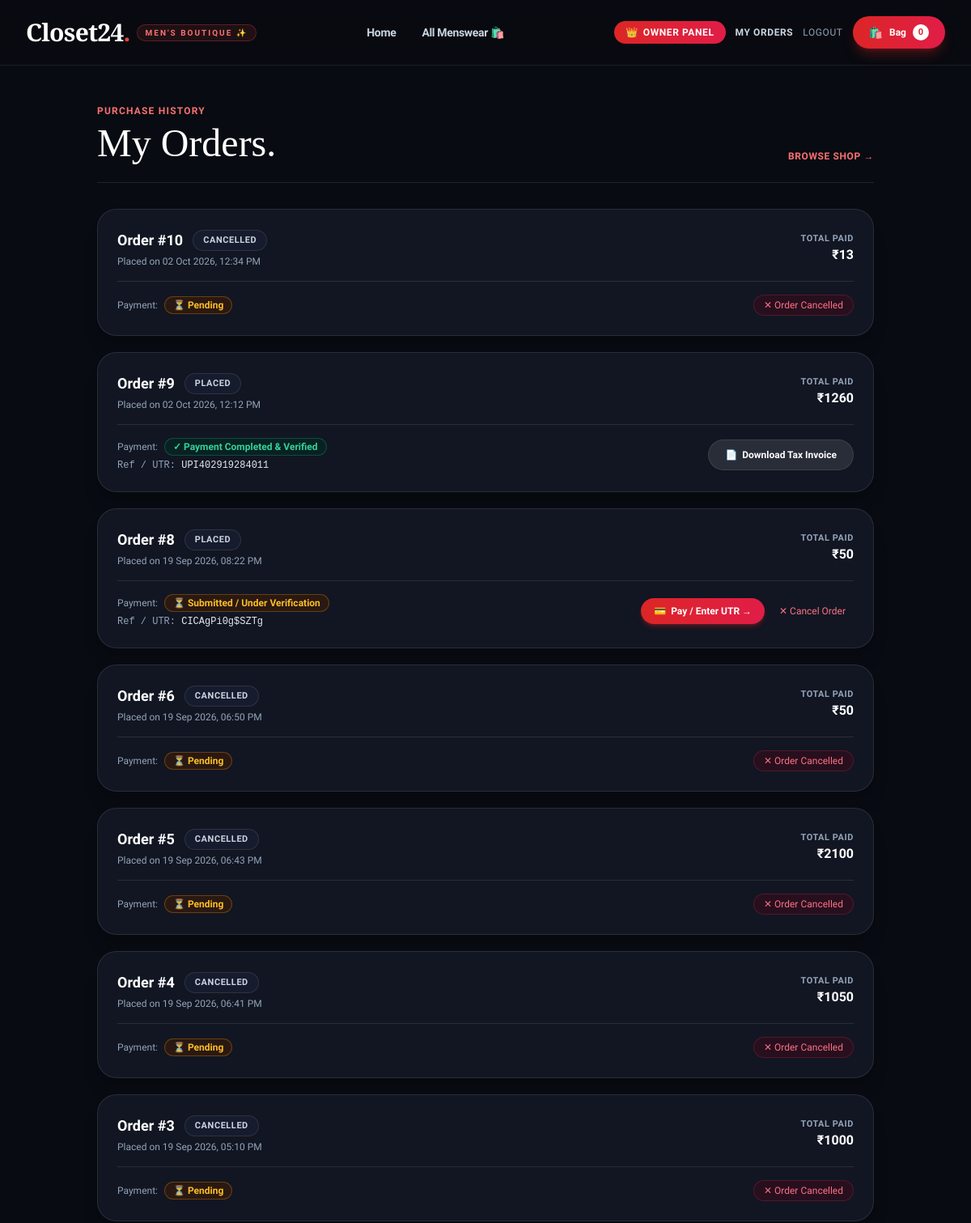
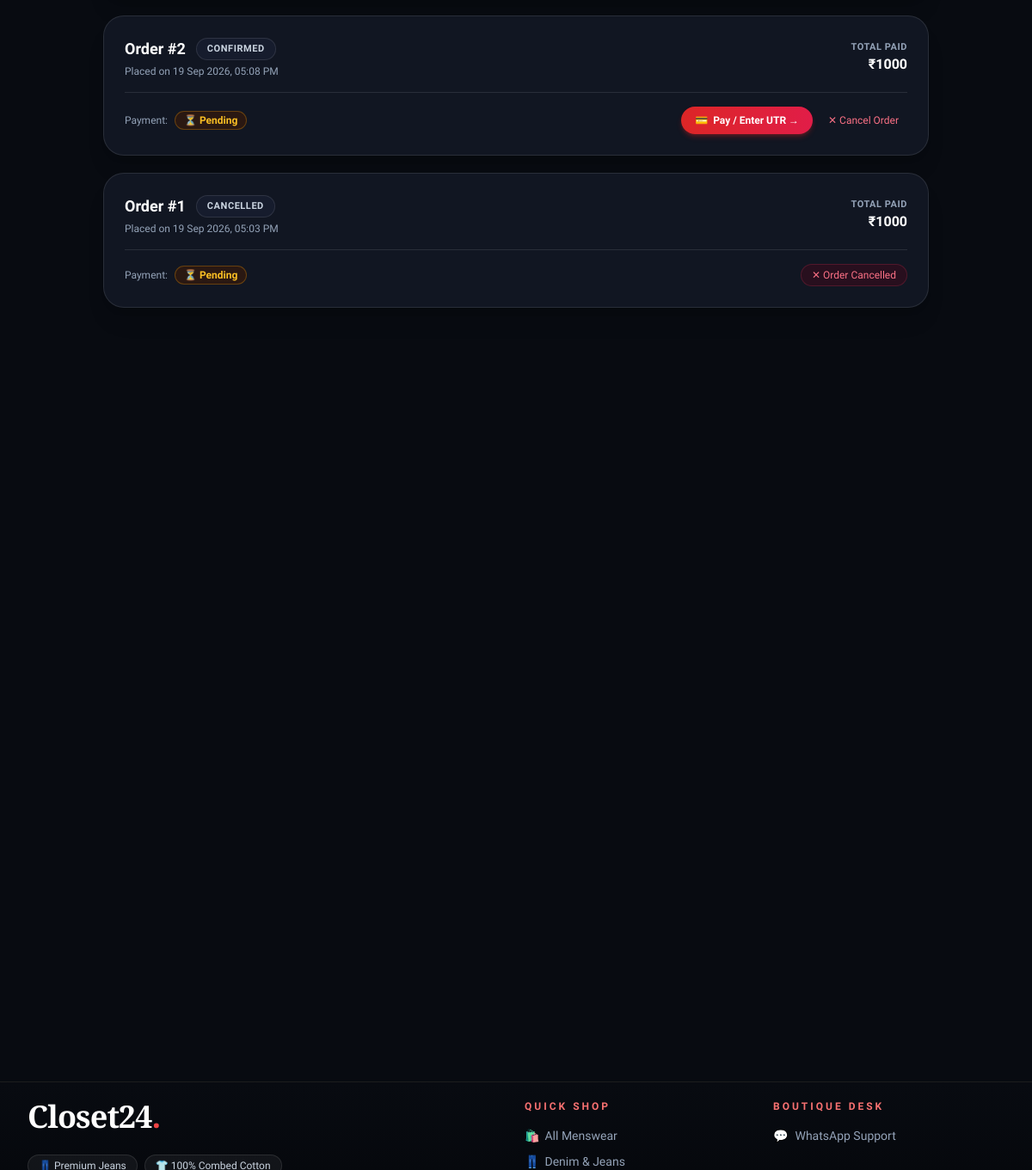
Screenshot of /orders/ (signed in) with the database file from the repository (2 pictures, top to bottom).
### shop/models.py (models this page shows, shortened)
class Order(models.Model):
        STATUS_CHOICES = (
            ("placed", "Placed"),
            ("confirmed", "Confirmed"),
            ("packed", "Packed"),
            ("shipped", "Shipped"),
            ("delivered", "Delivered"),
            ("cancelled", "Cancelled"),
        )
        user = models.ForeignKey(User, on_delete=models.SET_NULL, null=True, blank=True, related_name="orders")
        full_name = models.CharField(max_length=120)
        phone = models.CharField(max_length=20)
        address = models.TextField()
        city = models.CharField(max_length=80)
        state = models.CharField(max_length=80, default="Tamil Nadu")
        pincode = models.CharField(max_length=10)
        subtotal = models.DecimalField(max_digits=12, decimal_places=2, default=Decimal("0"))
        cgst = models.DecimalField(max_digits=10, decimal_places=2, default=Decimal("0"))
        sgst = models.DecimalField(max_digits=10, decimal_places=2, default=Decimal("0"))
        igst = models.DecimalField(max_digits=10, decimal_places=2, default=Decimal("0"))
        total_tax = models.DecimalField(max_digits=10, decimal_places=2, default=Decimal("0"))
        total = models.DecimalField(max_digits=12, decimal_places=2, default=Decimal("0"))
        status = models.CharField(max_length=20, choices=STATUS_CHOICES, default="placed")
        payment_method = models.CharField(max_length=50, default="Google Pay / UPI")
        payment_reference = models.CharField(max_length=100, blank=True, help_text="UPI Transaction ID / UTR")
        payment_status = models.CharField(max_length=40, default="Pending")
        courier_partner = models.CharField(max_length=100, blank=True, help_text="e.g. Delhivery, Blue Dart, India Post")
        tracking_number = models.CharField(max_length=100, blank=True, help_text="AWB / Tracking Number")
        tracking_url = models.URLField(blank=True, help_text="Direct link to track shipment")
        stock_restored = models.BooleanField(default=False, help_text="Prevents duplicate stock replenishment on cancellation")
        created_at = models.DateTimeField(auto_now_add=True)
        class Meta:
            ordering = ["-created_at"]

### shop/views.py (the view)
# urls.py: path("orders/", views.my_orders, name="my_orders"),
@login_required
def my_orders(request):
    orders = Order.objects.filter(user=request.user)
    return render(request, "my_orders.html", {"orders": orders})

### shop/context_processors.py (called while the page is built)
def cart_count(request):
    cart = request.session.get("cart", {})
    return {"cart_count": sum(item.get("quantity", 0) for item in cart.values())}

def shop_settings(request):
    return {"shop_settings": ShopSettings.objects.first()}

def is_owner_check(request):
    if not request.user.is_authenticated:
        return {"is_owner": False,
                "is_staff_member":False,
                "is_store_admin":False,
                "user_role":"guest"
                }
    profile = Profile.objects.filter(user=request.user).first()
    if profile:
        role = profile.role
    elif request.user.is_superuser:
        role = "owner"
    elif request.user.is_staff:
        role = "staff"
    else:
        role = "customer"
    is_own = (role == "owner") or request.user.is_superuser
    is_stff = (role == "staff")
    return {"is_owner": is_own,
            "is_staff_member":is_stff,
            "is_store_admin":is_own or is_stff,
            "user_role":role}

### templates/my_orders.html (shortened to what this page needs)
{% extends "base.html" %}
{% block content %}
<div class="max-w-5xl mx-auto px-5 lg:px-8 py-12">
    <div class="flex justify-between items-end mb-8 border-b border-white/10 pb-6">
        <div>
            <p class="uppercase tracking-widest text-xs text-red-400 font-bold">Purchase History</p>
            <h1 class="display text-4xl lg:text-5xl mt-2 text-white">My Orders.</h1>
        </div>
        <a href="{% url 'shop' %}" class="text-xs uppercase tracking-wider text-red-400 hover:text-red-300 hover:underline font-semibold">Browse Shop →</a>
    </div>
    <div class="space-y-5">
        {% for order in orders %}
        <div class="border border-white/10 bg-[#111622] rounded-3xl p-6 shadow-xl hover:border-red-500/40 transition">
            <div class="flex flex-col md:flex-row md:items-center justify-between gap-4 border-b border-white/10 pb-4">
                <div>
                    <div class="flex items-center gap-3">
                        <span class="font-bold text-lg text-white">Order #{{ order.id }}</span>
                        <span class="rounded-full bg-[#161c2d] border border-white/10 px-3 py-1 text-[11px] font-semibold uppercase tracking-wider text-slate-300">
                            {{ order.status }}
                        </span>
                    </div>
                    <p class="text-xs text-slate-400 mt-1">Placed on {{ order.created_at|date:"d M Y, h:i A" }}</p>
                </div>
                <div class="flex items-center gap-4">
                    <div class="text-right">
                        <p class="text-[11px] uppercase tracking-wider text-slate-400 font-semibold">Total Paid</p>
                        <p class="text-base font-bold text-white">₹{{ order.total|floatformat:0 }}</p>
                    </div>
                </div>
            </div>
            <div class="pt-4 flex flex-col sm:flex-row sm:items-center justify-between gap-4">
                <div class="space-y-1 text-xs">
                    <div class="flex items-center gap-2">
                        <span class="text-slate-400">Payment:</span>
                        {% if order.payment_status == 'Paid' %}
                        <span class="inline-flex items-center gap-1 font-semibold text-emerald-400 bg-emerald-950/50 border border-emerald-500/30 px-2.5 py-0.5 rounded-full text-xs">
                            ✓ Payment Completed & Verified
                        </span>
                        {% else %}
                        <span class="inline-flex items-center gap-1 font-semibold text-amber-400 bg-amber-950/50 border border-amber-500/30 px-2.5 py-0.5 rounded-full text-xs">
                            ⏳ {{ order.payment_status }}
                        </span>
                        {% endif %}
                    </div>
                    {% if order.payment_reference %}
                    <p class="text-slate-400 font-mono">
                        Ref / UTR: <span class="text-slate-200">{{ order.payment_reference }}</span>
                    </p>
                    {% endif %}
                </div>
                <div class="flex flex-wrap items-center gap-2">
                    {% if order.payment_status == 'Paid' %}
                    <a href="{% url 'download_receipt' order.id %}" target="_blank" class="inline-flex items-center gap-1.5 bg-white/10 hover:bg-white/20 text-white px-5 py-2.5 rounded-full text-xs font-semibold transition shadow-sm border border-white/10">
                        <span>📄</span> Download Tax Invoice
                    </a>
                    {% else %}
                    {% if order.status != 'cancelled' %}
                    <a href="{% url 'payment_page' order.id %}" class="inline-flex items-center gap-1.5 bg-gradient-to-r from-red-600 to-rose-600 hover:from-red-500 hover:to-rose-500 text-white px-4 py-2 rounded-full text-xs font-semibold transition shadow-md shadow-red-600/30">
                        <span>💳</span> Pay / Enter UTR →
                    </a>
                    <form method="post" action="{% url 'cancel_order' order.id %}" class="inline-block" onsubmit="return confirm('Are you sure you want to cancel Order #{{ order.id }}? Any reserved items will be released.');">
                        <button type="submit" class="inline-flex items-center gap-1 text-xs text-rose-400 hover:text-rose-300 hover:underline px-2.5 py-1.5 rounded-lg font-medium transition">
                            ✕ Cancel Order
                        </button>
                    </form>
                    {% else %}
                    <span class="text-xs text-rose-400 font-medium px-3 py-1 bg-rose-950/40 border border-rose-500/20 rounded-full">
                        ✕ Order Cancelled
                    </span>
                    {% endif %}
                    {% endif %}
                </div>
            </div>
        </div>
        {% endfor %}
    </div>
</div>
{% endblock %}

### templates/base.html (style rules this page uses)
body { font-family: 'Plus Jakarta Sans', sans-serif; background-color: #080b11; color: #f1f5f9; }
.display { font-family: 'Playfair Display', serif; }

### rows the page displays
Order: id "10", status "CANCELLED", created_at "02 Oct 2026, 12:34 PM", total "13", payment_status "Pending", shows "✕ Order Cancelled"
Order: id "9", status "PLACED", created_at "02 Oct 2026, 12:12 PM", total "1260", payment_status "✓ Payment Completed & Verified", payment_reference "UPI402919284011"
Order: id "8", status "PLACED", created_at "19 Sep 2026, 08:22 PM", total "50", payment_status "Submitted / Under Verification", payment_reference "CICAgPi0g$SZTg"
Order: id "6", status "CANCELLED", created_at "19 Sep 2026, 06:50 PM", total "50", payment_status "Pending", shows "✕ Order Cancelled"
Order: id "5", status "CANCELLED", created_at "19 Sep 2026, 06:43 PM", total "2100", payment_status "Pending", shows "✕ Order Cancelled"
Order: id "4", status "CANCELLED", created_at "19 Sep 2026, 06:41 PM", total "1050", payment_status "Pending", shows "✕ Order Cancelled"
Order: id "3", status "CANCELLED", created_at "19 Sep 2026, 05:10 PM", total "1000", payment_status "Pending", shows "✕ Order Cancelled"
Order: id "2", status "CONFIRMED", created_at "19 Sep 2026, 05:08 PM", total "1000", payment_status "Pending"
Order: id "1", status "CANCELLED", created_at "19 Sep 2026, 05:03 PM", total "1000", payment_status "Pending", shows "✕ Order Cancelled"

### other values shown
{{ cart_count }} "0"
